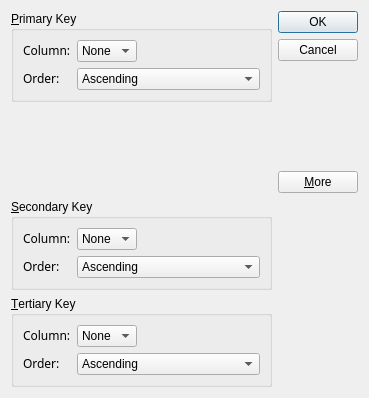
<ui version="4.0" >
 <class>SortDialog</class>
 <widget class="QDialog" name="SortDialog" >
  <property name="geometry" >
   <rect>
    <x>0</x>
    <y>0</y>
    <width>369</width>
    <height>398</height>
   </rect>
  </property>
  <property name="windowTitle" >
   <string>Sort</string>
  </property>
  <layout class="QGridLayout" >
   <item row="0" column="0" >
    <widget class="QGroupBox" name="primaryGroupBox" >
     <property name="title" >
      <string>&amp;Primary Key</string>
     </property>
     <layout class="QGridLayout" >
      <item row="0" column="0" >
       <widget class="QLabel" name="primaryColumnLabel" >
        <property name="text" >
         <string>&lt;html>&lt;head>&lt;meta name="qrichtext" content="1" />&lt;/head>&lt;body style=" white-space: pre-wrap; font-family:Sans Serif; font-weight:400; font-style:normal; text-decoration:none;">&lt;p style=" margin-top:0px; margin-bottom:0px; margin-left:0px; margin-right:0px; -qt-block-indent:0; text-indent:0px;">Column:&lt;/p>&lt;/body>&lt;/html></string>
        </property>
       </widget>
      </item>
      <item row="0" column="1" >
       <widget class="QComboBox" name="primaryColumnCombo" >
        <item>
         <property name="text" >
          <string>None</string>
         </property>
        </item>
       </widget>
      </item>
      <item row="0" column="2" >
       <spacer>
        <property name="orientation" >
         <enum>Qt::Horizontal</enum>
        </property>
        <property name="sizeHint" >
         <size>
          <width>31</width>
          <height>20</height>
         </size>
        </property>
       </spacer>
      </item>
      <item row="1" column="0" >
       <widget class="QLabel" name="primaryOrderLabel" >
        <property name="text" >
         <string>&lt;html>&lt;head>&lt;meta name="qrichtext" content="1" />&lt;/head>&lt;body style=" white-space: pre-wrap; font-family:Sans Serif; font-weight:400; font-style:normal; text-decoration:none;">&lt;p style=" margin-top:0px; margin-bottom:0px; margin-left:0px; margin-right:0px; -qt-block-indent:0; text-indent:0px;">Order:&lt;/p>&lt;/body>&lt;/html></string>
        </property>
       </widget>
      </item>
      <item row="1" column="1" colspan="2" >
       <widget class="QComboBox" name="primaryOrderCombo" >
        <item>
         <property name="text" >
          <string>Ascending</string>
         </property>
        </item>
        <item>
         <property name="text" >
          <string>Descending</string>
         </property>
        </item>
       </widget>
      </item>
     </layout>
    </widget>
   </item>
   <item rowspan="2" row="0" column="1" >
    <layout class="QVBoxLayout" >
     <item>
      <widget class="QPushButton" name="okButton" >
       <property name="text" >
        <string>OK</string>
       </property>
       <property name="default" >
        <bool>true</bool>
       </property>
      </widget>
     </item>
     <item>
      <widget class="QPushButton" name="cancelButton" >
       <property name="text" >
        <string>Cancel</string>
       </property>
      </widget>
     </item>
     <item>
      <spacer>
       <property name="orientation" >
        <enum>Qt::Vertical</enum>
       </property>
       <property name="sizeHint" >
        <size>
         <width>20</width>
         <height>0</height>
        </size>
       </property>
      </spacer>
     </item>
     <item>
      <widget class="QPushButton" name="moreButton" >
       <property name="text" >
        <string>&amp;More</string>
       </property>
       <property name="checkable" >
        <bool>true</bool>
       </property>
      </widget>
     </item>
    </layout>
   </item>
   <item row="1" column="0" >
    <spacer>
     <property name="orientation" >
      <enum>Qt::Vertical</enum>
     </property>
     <property name="sizeType" >
      <enum>QSizePolicy::Expanding</enum>
     </property>
     <property name="sizeHint" >
      <size>
       <width>181</width>
       <height>31</height>
      </size>
     </property>
    </spacer>
   </item>
   <item row="2" column="0" >
    <widget class="QGroupBox" name="secondaryGroupBox" >
     <property name="title" >
      <string>&amp;Secondary Key</string>
     </property>
     <layout class="QGridLayout" >
      <item row="0" column="0" >
       <widget class="QLabel" name="secondaryColumnLabel" >
        <property name="text" >
         <string>&lt;html>&lt;head>&lt;meta name="qrichtext" content="1" />&lt;/head>&lt;body style=" white-space: pre-wrap; font-family:Sans Serif; font-weight:400; font-style:normal; text-decoration:none;">&lt;p style=" margin-top:0px; margin-bottom:0px; margin-left:0px; margin-right:0px; -qt-block-indent:0; text-indent:0px;">Column:&lt;/p>&lt;/body>&lt;/html></string>
        </property>
       </widget>
      </item>
      <item row="0" column="1" >
       <widget class="QComboBox" name="secondaryColumnCombo" >
        <item>
         <property name="text" >
          <string>None</string>
         </property>
        </item>
       </widget>
      </item>
      <item row="0" column="2" >
       <spacer>
        <property name="orientation" >
         <enum>Qt::Horizontal</enum>
        </property>
        <property name="sizeHint" >
         <size>
          <width>31</width>
          <height>20</height>
         </size>
        </property>
       </spacer>
      </item>
      <item row="1" column="0" >
       <widget class="QLabel" name="secondaryOrderLabel" >
        <property name="text" >
         <string>&lt;html>&lt;head>&lt;meta name="qrichtext" content="1" />&lt;/head>&lt;body style=" white-space: pre-wrap; font-family:Sans Serif; font-weight:400; font-style:normal; text-decoration:none;">&lt;p style=" margin-top:0px; margin-bottom:0px; margin-left:0px; margin-right:0px; -qt-block-indent:0; text-indent:0px;">Order:&lt;/p>&lt;/body>&lt;/html></string>
        </property>
       </widget>
      </item>
      <item row="1" column="1" colspan="2" >
       <widget class="QComboBox" name="secondaryOrderCombo" >
        <item>
         <property name="text" >
          <string>Ascending</string>
         </property>
        </item>
        <item>
         <property name="text" >
          <string>Descending</string>
         </property>
        </item>
       </widget>
      </item>
     </layout>
    </widget>
   </item>
   <item row="3" column="0" >
    <widget class="QGroupBox" name="tertiaryGroupBox" >
     <property name="title" >
      <string>&amp;Tertiary Key</string>
     </property>
     <layout class="QGridLayout" >
      <item row="0" column="0" >
       <widget class="QLabel" name="tertiaryColumnLabel" >
        <property name="text" >
         <string>&lt;html>&lt;head>&lt;meta name="qrichtext" content="1" />&lt;/head>&lt;body style=" white-space: pre-wrap; font-family:Sans Serif; font-weight:400; font-style:normal; text-decoration:none;">&lt;p style=" margin-top:0px; margin-bottom:0px; margin-left:0px; margin-right:0px; -qt-block-indent:0; text-indent:0px;">Column:&lt;/p>&lt;/body>&lt;/html></string>
        </property>
       </widget>
      </item>
      <item row="0" column="1" >
       <widget class="QComboBox" name="tertiaryColumnCombo" >
        <item>
         <property name="text" >
          <string>None</string>
         </property>
        </item>
       </widget>
      </item>
      <item row="0" column="2" >
       <spacer>
        <property name="orientation" >
         <enum>Qt::Horizontal</enum>
        </property>
        <property name="sizeHint" >
         <size>
          <width>31</width>
          <height>20</height>
         </size>
        </property>
       </spacer>
      </item>
      <item row="1" column="0" >
       <widget class="QLabel" name="tertiaryOrderLabel" >
        <property name="text" >
         <string>&lt;html>&lt;head>&lt;meta name="qrichtext" content="1" />&lt;/head>&lt;body style=" white-space: pre-wrap; font-family:Sans Serif; font-weight:400; font-style:normal; text-decoration:none;">&lt;p style=" margin-top:0px; margin-bottom:0px; margin-left:0px; margin-right:0px; -qt-block-indent:0; text-indent:0px;">Order:&lt;/p>&lt;/body>&lt;/html></string>
        </property>
       </widget>
      </item>
      <item row="1" column="1" colspan="2" >
       <widget class="QComboBox" name="tertiaryOrderCombo" >
        <item>
         <property name="text" >
          <string>Ascending</string>
         </property>
        </item>
        <item>
         <property name="text" >
          <string>Descending</string>
         </property>
        </item>
       </widget>
      </item>
     </layout>
    </widget>
   </item>
  </layout>
 </widget>
 <tabstops>
  <tabstop>primaryColumnCombo</tabstop>
  <tabstop>primaryOrderCombo</tabstop>
  <tabstop>secondaryColumnCombo</tabstop>
  <tabstop>secondaryOrderCombo</tabstop>
  <tabstop>tertiaryColumnCombo</tabstop>
  <tabstop>tertiaryOrderCombo</tabstop>
  <tabstop>okButton</tabstop>
  <tabstop>cancelButton</tabstop>
  <tabstop>moreButton</tabstop>
 </tabstops>
 <resources/>
 <connections>
  <connection>
   <sender>moreButton</sender>
   <signal>toggled(bool)</signal>
   <receiver>secondaryGroupBox</receiver>
   <slot>setVisible(bool)</slot>
   <hints>
    <hint type="sourcelabel" >
     <x>295</x>
     <y>158</y>
    </hint>
    <hint type="destinationlabel" >
     <x>104</x>
     <y>166</y>
    </hint>
   </hints>
  </connection>
  <connection>
   <sender>moreButton</sender>
   <signal>toggled(bool)</signal>
   <receiver>tertiaryGroupBox</receiver>
   <slot>setVisible(bool)</slot>
   <hints>
    <hint type="sourcelabel" >
     <x>240</x>
     <y>141</y>
    </hint>
    <hint type="destinationlabel" >
     <x>170</x>
     <y>307</y>
    </hint>
   </hints>
  </connection>
  <connection>
   <sender>okButton</sender>
   <signal>clicked()</signal>
   <receiver>SortDialog</receiver>
   <slot>accept()</slot>
   <hints>
    <hint type="sourcelabel" >
     <x>257</x>
     <y>25</y>
    </hint>
    <hint type="destinationlabel" >
     <x>283</x>
     <y>268</y>
    </hint>
   </hints>
  </connection>
  <connection>
   <sender>cancelButton</sender>
   <signal>clicked()</signal>
   <receiver>SortDialog</receiver>
   <slot>reject()</slot>
   <hints>
    <hint type="sourcelabel" >
     <x>225</x>
     <y>56</y>
    </hint>
    <hint type="destinationlabel" >
     <x>264</x>
     <y>335</y>
    </hint>
   </hints>
  </connection>
 </connections>
</ui>
